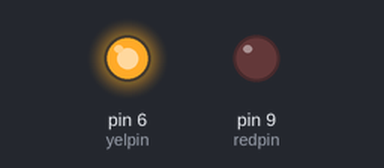
Bench run of a sketch on a simulated Arduino Uno, built with avr-gcc and run on an emulated ATmega328P. On the bench: output pins drawn as LEDs (lit = HIGH).

Above: at 0.5 s.
At 10.5 s:
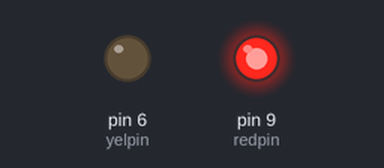
At 19.5 s:
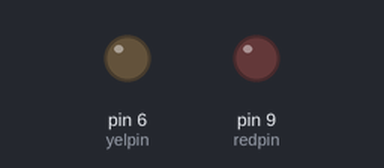
Timing chart, 0 to 20.8 s (numbered marks = the images above):
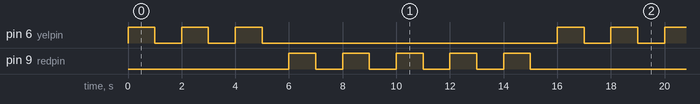

The sketch:

forloop.ino
```cpp
int yelpin = 6;
int redpin = 9;
int del = 1000;
int yb=3;
int rb=5;
int j;
void setup() {
  // put your setup code here, to run once:
  pinMode(yelpin, OUTPUT);
  pinMode(redpin, OUTPUT);
  Serial.begin(9600);
}

void loop() {
  // put your main code here, to run repeatedly:
for (j=1;j<=yb;j++){
    digitalWrite(yelpin, HIGH);
  delay(del);
  digitalWrite(yelpin, LOW);
  delay(del);
}

for (j=1;j<=rb;j++){
    digitalWrite(redpin, HIGH);
  delay(del);
  digitalWrite(redpin, LOW);
  delay(del);
}
}
```

Measured:
- by itself, pin 6 (yelpin): repeats every 16.0 s: 2 × (LOW 1.0 s, HIGH 1.0 s), LOW 11.0 s, HIGH 1.0 s
- by itself, pin 9 (redpin): repeats every 16.0 s: 4 × (LOW 1.0 s, HIGH 1.0 s), LOW 7.0 s, HIGH 1.0 s
- by itself, everything shown: repeats every 16.0 s, in 16 steps
